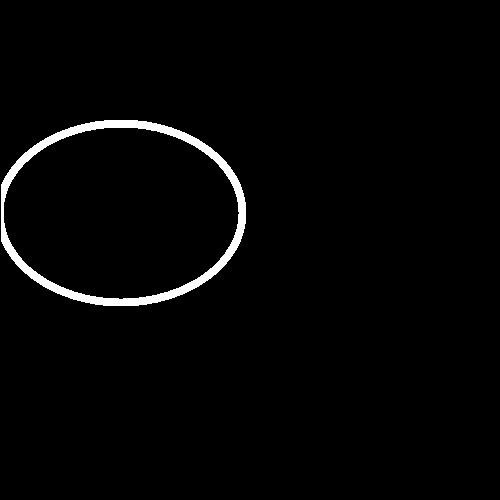
//> input picture Testdata/ContourBorderDetection/test_1/1_left_no_touch.png, 500 x 500 px, given in place of 0_single_pixel_top_left.png, which was not available
$ ./main   (built with g++ and OpenCV 4)
//> lines starting //> are read from the running program, lines starting //| are printed output that depends on the picture; after the words box and inside, x2 and y2 are one past the last pixel; in counts of white or black regions, pixels touching at a corner belong together; pictures that were not available may be replaced by others from this repository, and a replacement may not be noted

#include <opencv2/opencv.hpp>

bool contourTouchesImageBorder(const std::vector<cv::Point>& contour, const cv::Size& imageSize)
{
	cv::Rect bb = cv::boundingRect(contour);

	bool retval = false;

	int xMin, xMax, yMin, yMax;

	xMin = 0;
	yMin = 0;
	xMax = imageSize.width - 1;
	yMax = imageSize.height - 1;

	// Use less/greater comparisons to potentially support contours outside of
	// image coordinates, possible future workarounds with cv::copyMakeBorder where
	// contour coordinates may be shifted and just to be safe.
	// However note that bounding boxes of size 1 will have their start point
	// included (of course) but also their and with/height values set to 1
	// but should not contain 2 pixels.
	// Which is why we have to -1 the "search grid"
	int bbxEnd = bb.x + bb.width - 1;
	int bbyEnd = bb.y + bb.height - 1;
	if (bb.x <= xMin ||
		bb.y <= yMin ||
		bbxEnd >= xMax ||
		bbyEnd >= yMax)
	{
		retval = true;
	}

	return retval;
}


void testContourBorderCheck()
{
	std::vector<std::string> filenames =
	{
		"0_single_pixel_top_left.png",
		"1_left_no_touch.png",
		"1_left_touch.png",
		"2_right_no_touch.png",
		"2_right_touch.png",
		"3_top_no_touch.png",
		"3_top_touch.png",
		"4_bot_no_touch.png",
		"4_bot_touch.png"
	};

	// Load example image
	//std::string path = "C:/Temp/!Testdata/ContourBorderDetection/test_1/";
	std::string path = "../Testdata/ContourBorderDetection/test_1/";

	for (int i = 0; i < filenames.size(); ++i)
	{
		//std::string filename = "circle3BorderDistance0.png";
		std::string filename = filenames.at(i);
		std::string fqn = path + filename;
		cv::Mat img = cv::imread(fqn, cv::IMREAD_GRAYSCALE);
//> img: 500 rows x 500 cols, CV_8UC1; 2% white; 1 white region

		cv::Mat processedImage;
		img.copyTo(processedImage);

		// Create copy for contour extraction since cv::findContours alters the input image
		cv::Mat workingCopyForContourExtraction;
		processedImage.copyTo(workingCopyForContourExtraction);

		std::vector<std::vector<cv::Point>> contours;
		// Extract contours
		cv::findContours(workingCopyForContourExtraction, contours, cv::RetrievalModes::RETR_EXTERNAL, cv::ContourApproximationModes::CHAIN_APPROX_SIMPLE);
//> contours = 1 contour; box (x1, y1, x2, y2) and area: (1, 120, 246, 306) 36312

		// Prepare image for contour drawing
		cv::Mat drawing;
		processedImage.copyTo(drawing);
		cv::cvtColor(drawing, drawing, cv::COLOR_GRAY2BGR);
//> drawing is the input picture: 500 rows x 500 cols, CV_8UC3; 2% white; 1 white region, box (x1, y1, x2, y2) and area: (1, 120, 246, 306) 5122

		// Draw contours
		cv::drawContours(drawing, contours, -1, cv::Scalar(255, 255, 0), 1);
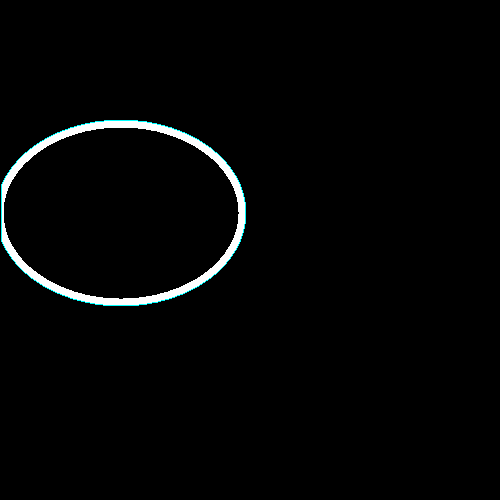
//> drawing: 500 rows x 500 cols, CV_8UC3; 0.25% of pixels changed, all inside (x1, y1, x2, y2) = (1, 120, 246, 306)

		//cv::imwrite(path + "processedImage.png", processedImage);
		//cv::imwrite(path + "workingCopyForContourExtraction.png", workingCopyForContourExtraction);
		//cv::imwrite(path + "drawing.png", drawing);

		const auto imageSize = img.size();
//> imageSize = Size(500, 500)
		bool liesOnBorder = contourTouchesImageBorder(contours.at(0), imageSize);
//> in contourTouchesImageBorder, `cv::Rect bb = cv::boundingRect(contour);`: bb = Rect(1, 120, 245, 186)
//> in contourTouchesImageBorder, `int bbxEnd = bb.x + bb.width - 1;`: bbxEnd = 245
//> in contourTouchesImageBorder, `int bbyEnd = bb.y + bb.height - 1;`: bbyEnd = 305
//> liesOnBorder = false
		// std::cout << "lies on border: " << std::to_string(liesOnBorder);
		std::cout << filename << " lies on border: "
			<< liesOnBorder;
//| 0_single_pixel_top_left.png lies on border: 0
		std::cout << std::endl;
		std::cout << std::endl;

		cv::imshow("processedImage", processedImage);
		cv::imshow("workingCopyForContourExtraction", workingCopyForContourExtraction);
		cv::imshow("drawing", drawing);
		cv::waitKey();

		//cv::Size imageSize = workingCopyForContourExtraction.size();
		for (auto c : contours)
		{
			if (contourTouchesImageBorder(c, imageSize))
			{
				// Do your thing...
				int asdf = 0;
			}
		}
//> this loop made 1 pass
//> (bb in contourTouchesImageBorder, bbxEnd in contourTouchesImageBorder, bbyEnd in contourTouchesImageBorder) on pass 1: (Rect(1, 120, 245, 186), 245, 305)
		for (auto c : contours)
		{
			if (contourTouchesImageBorder(c, imageSize))
			{
				// Do your thing...
				int asdf = 0;
			}
		}
//> pass 3 of the loop in testContourBorderCheck, `for (int i = 0; i < filenames.size(); ++i)`:
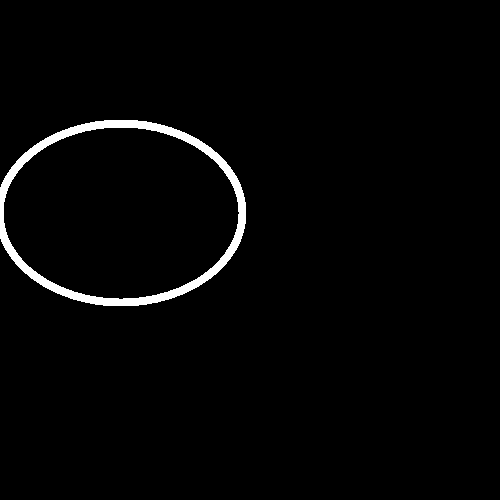
//> input picture Testdata/ContourBorderDetection/test_1/1_left_touch.png, 500 x 500 px
//> img: 500 rows x 500 cols, CV_8UC1; 2.1% white; 1 white region
//> contours = 1 contour; box (x1, y1, x2, y2) and area: (0, 120, 246, 306) 36364
//> in testContourBorderCheck, drawing is the input picture: 500 rows x 500 cols, CV_8UC3; 2.1% white; 1 white region, box (x1, y1, x2, y2) and area: (0, 120, 246, 306) 5174
//> in testContourBorderCheck, `cv::drawContours(drawing, contours, -1, cv::Scalar(255, 255, 0), 1);`:
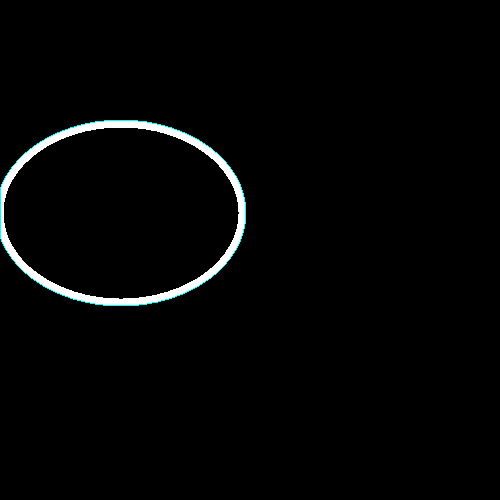
//> drawing: 500 rows x 500 cols, CV_8UC3; 0.25% of pixels changed, all inside (x1, y1, x2, y2) = (0, 120, 246, 306)
//> liesOnBorder = true
//| 1_left_touch.png lies on border: 1
//> the loop in testContourBorderCheck, `for (auto c : contours)` made 1 pass
//> (bb in contourTouchesImageBorder, bbxEnd in contourTouchesImageBorder, bbyEnd in contourTouchesImageBorder) on pass 1: (Rect(0, 120, 246, 186), 245, 305)
//> the loop made 9 passes; the first 3 are shown
	}

}

int main(int argc, char** argv)
{
	testContourBorderCheck();
	return 0;
}
